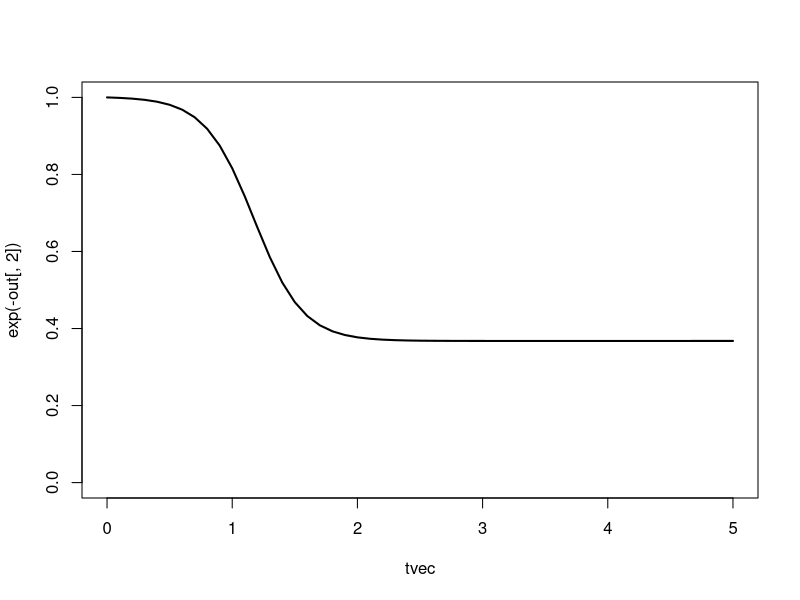

Write R code to recreate this figure.

# Forced logistic ODE
flogis <- function(t, y, par) {
  # state variables
  CH <- y[1]
  
  # parameters
  lambda <- par[1]
  kappa <- par[2]
  eps <- par[3]

  
  # model equations
  dCH <-  lambda*CH*(1 - CH/kappa) + eps/(1+t)

  
  # result
  return( list(c(dCH)) )
  
}



lambda0 = 5
kappa0 = 1
eps0 = 0.01

tvec = seq(0,5,by = 0.1)


  params  <- c(lambda = lambda0, kappa = kappa0, eps = eps0)
  init      <- c(H = 0 )
  
  library(deSolve)
  
  out <- ode(init, tvec, flogis, params, method = "lsode")
  

  plot(tvec,exp(-out[,2]), type = "l", lwd = 2, ylim = c(0,1))
